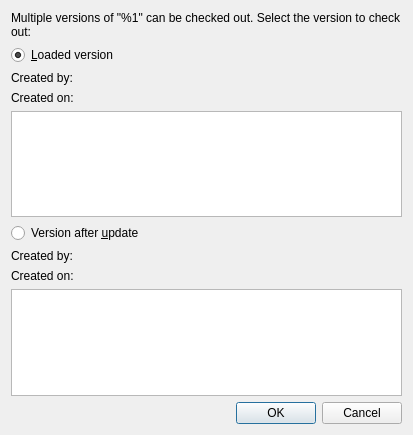
<?xml version="1.0" encoding="UTF-8"?>
<ui version="4.0">
 <class>ClearCase::Internal::VersionSelector</class>
 <widget class="QDialog" name="ClearCase::Internal::VersionSelector">
  <property name="geometry">
   <rect>
    <x>0</x>
    <y>0</y>
    <width>413</width>
    <height>435</height>
   </rect>
  </property>
  <property name="windowTitle">
   <string>Confirm Version to Check Out</string>
  </property>
  <layout class="QVBoxLayout" name="verticalLayout">
   <item>
    <widget class="QLabel" name="headerLabel">
     <property name="text">
      <string>Multiple versions of "%1" can be checked out. Select the version to check out:</string>
     </property>
     <property name="wordWrap">
      <bool>true</bool>
     </property>
     <property name="textInteractionFlags">
      <set>Qt::LinksAccessibleByMouse|Qt::TextSelectableByMouse</set>
     </property>
    </widget>
   </item>
   <item>
    <layout class="QFormLayout" name="loadedLayout">
     <item row="0" column="0">
      <widget class="QRadioButton" name="loadedRadioButton">
       <property name="text">
        <string>&amp;Loaded version</string>
       </property>
       <property name="checked">
        <bool>true</bool>
       </property>
      </widget>
     </item>
     <item row="0" column="1">
      <widget class="QLabel" name="loadedLabel">
       <property name="text">
        <string/>
       </property>
      </widget>
     </item>
     <item row="1" column="0">
      <widget class="QLabel" name="loadedCreatedByHeaderLabel">
       <property name="text">
        <string>Created by:</string>
       </property>
      </widget>
     </item>
     <item row="1" column="1">
      <widget class="QLabel" name="loadedCreatedByLabel">
       <property name="text">
        <string/>
       </property>
      </widget>
     </item>
     <item row="2" column="0">
      <widget class="QLabel" name="loadedCreatedOnHeaderLabel">
       <property name="text">
        <string>Created on:</string>
       </property>
      </widget>
     </item>
     <item row="2" column="1">
      <widget class="QLabel" name="loadedCreatedOnLabel">
       <property name="text">
        <string/>
       </property>
      </widget>
     </item>
     <item row="3" column="0" colspan="2">
      <widget class="QTextEdit" name="loadedText"/>
     </item>
    </layout>
   </item>
   <item>
    <layout class="QFormLayout" name="updatedLayout">
     <item row="0" column="1">
      <widget class="QLabel" name="updatedLabel">
       <property name="text">
        <string/>
       </property>
      </widget>
     </item>
     <item row="1" column="0">
      <widget class="QLabel" name="updatedCreatedByHeaderLabel">
       <property name="text">
        <string>Created by:</string>
       </property>
      </widget>
     </item>
     <item row="1" column="1">
      <widget class="QLabel" name="updatedCreatedByLabel">
       <property name="text">
        <string/>
       </property>
      </widget>
     </item>
     <item row="2" column="0">
      <widget class="QLabel" name="updatedCreatedOnHeaderLabel">
       <property name="text">
        <string extracomment="Date">Created on:</string>
       </property>
      </widget>
     </item>
     <item row="2" column="1">
      <widget class="QLabel" name="updatedCreatedOnLabel">
       <property name="text">
        <string/>
       </property>
      </widget>
     </item>
     <item row="3" column="0" colspan="2">
      <widget class="QPlainTextEdit" name="updatedText">
       <property name="readOnly">
        <bool>true</bool>
       </property>
      </widget>
     </item>
     <item row="0" column="0">
      <widget class="QRadioButton" name="updatedRadioButton">
       <property name="text">
        <string>Version after &amp;update</string>
       </property>
      </widget>
     </item>
    </layout>
   </item>
   <item>
    <widget class="QDialogButtonBox" name="buttonBox">
     <property name="orientation">
      <enum>Qt::Horizontal</enum>
     </property>
     <property name="standardButtons">
      <set>QDialogButtonBox::Cancel|QDialogButtonBox::Ok</set>
     </property>
    </widget>
   </item>
  </layout>
 </widget>
 <tabstops>
  <tabstop>loadedRadioButton</tabstop>
  <tabstop>loadedText</tabstop>
  <tabstop>updatedRadioButton</tabstop>
  <tabstop>updatedText</tabstop>
 </tabstops>
 <resources/>
 <connections>
  <connection>
   <sender>buttonBox</sender>
   <signal>accepted()</signal>
   <receiver>ClearCase::Internal::VersionSelector</receiver>
   <slot>accept()</slot>
   <hints>
    <hint type="sourcelabel">
     <x>248</x>
     <y>254</y>
    </hint>
    <hint type="destinationlabel">
     <x>157</x>
     <y>274</y>
    </hint>
   </hints>
  </connection>
  <connection>
   <sender>buttonBox</sender>
   <signal>rejected()</signal>
   <receiver>ClearCase::Internal::VersionSelector</receiver>
   <slot>reject()</slot>
   <hints>
    <hint type="sourcelabel">
     <x>316</x>
     <y>260</y>
    </hint>
    <hint type="destinationlabel">
     <x>286</x>
     <y>274</y>
    </hint>
   </hints>
  </connection>
 </connections>
</ui>
